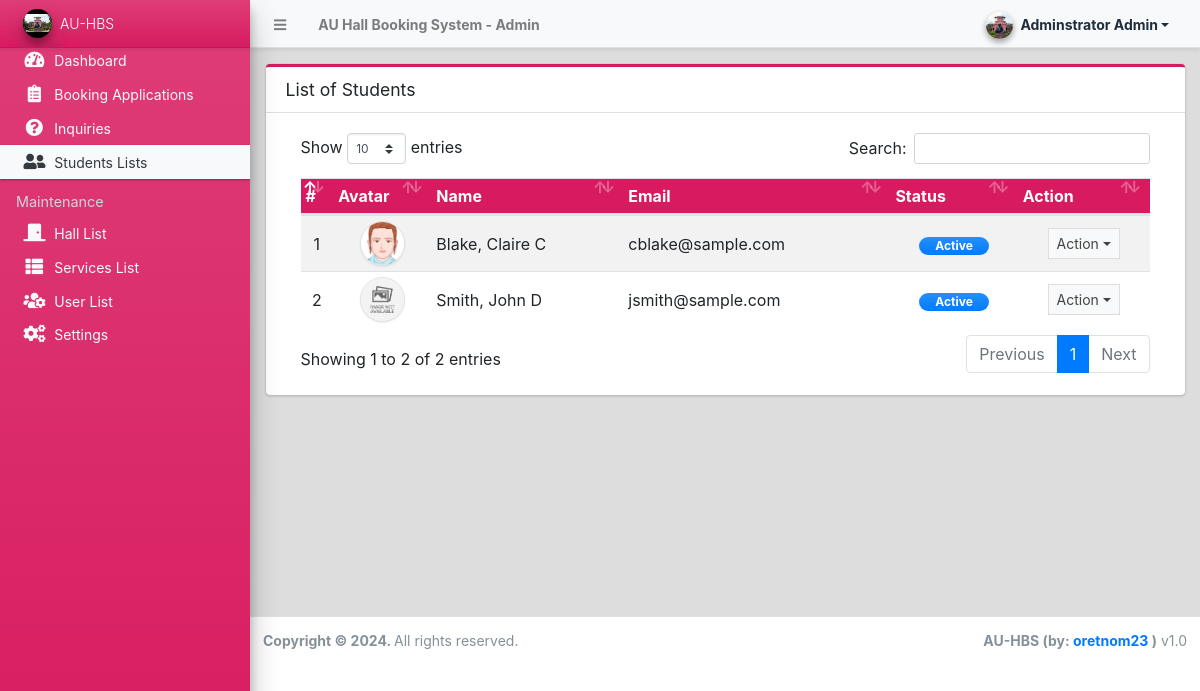
/admin/?page=clients (signed in), run on the app's committed database.
### tables this page shows
CREATE TABLE `student_list` (
  `id` int(30) NOT NULL,
  `firstname` text NOT NULL,
  `middlename` text DEFAULT NULL,
  `lastname` text NOT NULL,
  `gender` varchar(100) NOT NULL,
  `contact` text NOT NULL,
  `address` text NOT NULL,
  `email` text NOT NULL,
  `password` text NOT NULL,
  `status` tinyint(1) NOT NULL DEFAULT 1,
  `avatar` text NOT NULL,
  `delete_flag` tinyint(1) NOT NULL DEFAULT 0,
  `date_created` datetime NOT NULL DEFAULT current_timestamp(),
  `date_updated` datetime DEFAULT NULL ON UPDATE current_timestamp()
);

### config.php (called while the page is built, shortened)
<?php
function validate_image($file){
	if(!empty($file)){
        $ex = explode('?',$file);
        $file = $ex[0];
        $param =  isset($ex[1]) ? '?'.$ex[1]  : '';
		if(is_file(base_app.$file)){
			return base_url.$file.$param;
		}else{
			return base_url.'dist/img/ceg4.jpg';
		}
	}else{
		return base_url.'dist/img/no-image-available.png';
	}
}
?>

### admin/clients/index.php (the view, shortened to what this page needs)
<div class="card card-outline card-maroon">
	<div class="card-header">
		<h3 class="card-title">List of Students</h3>
	</div>
	<div class="card-body">
		<div class="container-fluid">
        <div class="container-fluid">
			<table class="table table-hover table-striped">
				<!-- <colgroup>
					<col width="5%">
					<col width="10%">
					<col width="20%">
					<col width="20%">
					<col width="15%">
					<col width="15%">
					<col width="10%">
				</colgroup> -->
				<thead>
					<tr class="bg-maroon">
						<th>#</th>
						<th>Avatar</th>
						<th>Name</th>
						<th>Email</th>
						<th>Status</th>
						<th>Action</th>
					</tr>
				</thead>
				<tbody>
					<?php
						$i = 1;
						$qry = $conn->query("SELECT *,concat(lastname,', ',firstname, ' ', middlename) as `name` from `student_list` order by concat(lastname,', ',firstname, ' ', middlename) asc ");
						while($row = $qry->fetch_assoc()):
					?>
						<tr>
							<td class="text-center"><?php echo $i++; ?></td>
							<td class="text-center"><img src="<?php echo validate_image($row['avatar']) ?>" class="img-avatar img-thumbnail p-0 border-2" alt="client_avatar"></td>
							<td><?php echo ucwords($row['name']) ?></td>
							<td ><p class="m-0 truncate-1"><?php echo $row['email'] ?></p></td>
							<td class="text-center">
								<?php
									switch ($row['status']){
										case 1:
											echo '<span class="rounded-pill badge badge-primary bg-gradient-primary px-3">Active</span>';
											break;
									}
								?>
							</td>
							<td align="center">
								 <button type="button" class="btn btn-flat btn-default btn-sm dropdown-toggle dropdown-icon" data-toggle="dropdown">
				                  		Action
				                  </button>
							</td>
						</tr>
					<?php endwhile; ?>
				</tbody>
			</table>
		</div>
		</div>
	</div>
</div>

### admin/clients/index.php (style rules this page uses)
.img-avatar { width:45px; height:45px; object-fit:cover; object-position:center center; border-radius:100%; }

### data on the page
student_list: avatar (picture), name "Blake, Claire C", email "cblake@sample.com", status "Active"
student_list: shows a picture, name "Smith, John D", email "jsmith@sample.com", status "Active"

### other printed values
$_settings->info('name') "AU Hall Booking System"
$_settings->userdata('firstname').' '.$_settings->userdata('lastname') "Adminstrator Admin"
$_settings->info('short_name') "AU-HBS"
